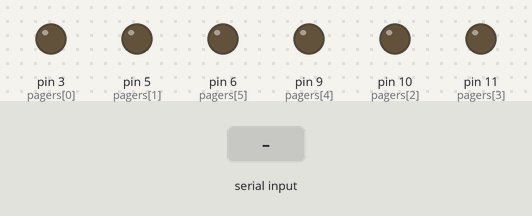
A sketch run on a simulated Arduino Uno, built with avr-gcc and run on an emulated ATmega328P. Parts: output pins drawn as LEDs (lit = HIGH). Inputs (shaded band) come from the test bench.

Above: at 1.2 s.
1.3 s: "1\n" received over Serial
At 2.1 s:
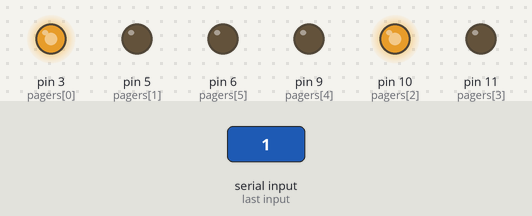
2.8 s: "0\n" received over Serial
At 3.2 s:
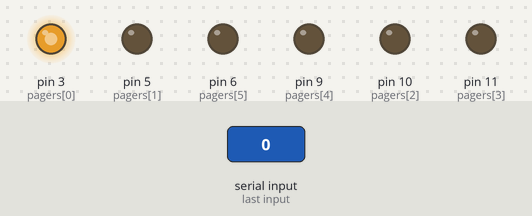
4.3 s: "2\n" received over Serial
At 5.5 s:
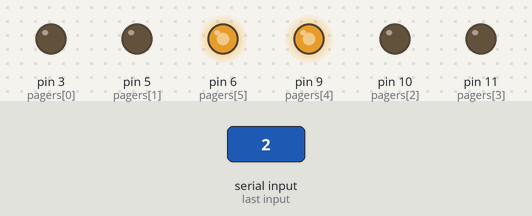
5.8 s: byte 10 (NEW_LINE) received over Serial
At 6.7 s:
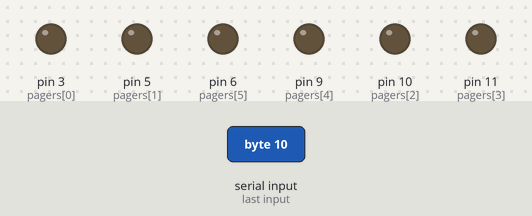
Timing chart, 0 to 8.3 s (numbered marks = the images above; inputs shaded):
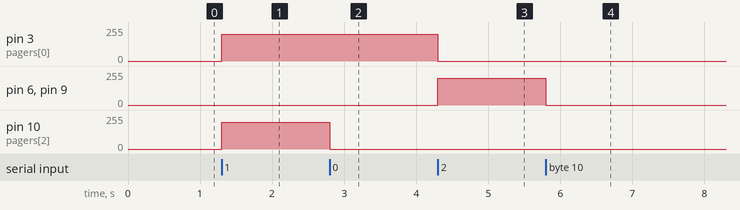

The sketch:

yunPagerWatch.ino
```cpp
//yunPagerWatch.ino

byte chordPatterns[] {1,5,48,56,2,24,33,6,4,14,28,12,40,30,7,18,31,3,16,32,51,45,8,35,54,49,};
//the pattern above is based on a bit of ergo research when braille fell short
//chordPatterns[0] == "a" possition
#define PATTERNSIZE sizeof(chordPatterns)

#define HAPTICTIMING 1000 // haptic char durration
#define PWM 200   // intensity- this is planed for upper/lower

#define MONITOR_MODE   0
#define START_INTERUPT 1 // removes output, zeros play point: messageHandlr
#define CAT_OUT        2 // set message to play : messageHandlr
#define JOB            3 // messageHandlr "is a job set?" argument
#define LINE_SIZE      80   //cause why should a line be longer?
#define TERMINATION    '\0'
#define NEW_LINE       '\n' //determines end of a message in buffer
#define BACKSPACE      8    // output keys

void setup()
{
  Serial.begin(9600);
  pagersUp();
}

void loop()
{
  listenForMessage();// grab potential messages over serial
  messageHandlr(MONITOR_MODE);//async message mangment-interupt with keystroke
}

/******* incoming messages **********************
Serial receive message
************************************************/
void listenForMessage()
{
  while(Serial.available())
  {
    char singleLetter = (char)Serial.read();
    messageHandlr(singleLetter);//fills up the handlr's lineBuffer
    if(singleLetter == NEW_LINE)
    {
      messageHandlr(START_INTERUPT);//In the middle of something? don't care
      messageHandlr(CAT_OUT);// flag to play
      return;
    }
  }
}

boolean messageHandlr(byte mode)
{
  static byte lineBuffer[LINE_SIZE]={};
  static byte pos = 0; // in this way buffer can be no greater than 255
  static boolean playFlag = 0;

  switch(mode)
  {
    case MONITOR_MODE:
      if(playFlag)
      {
        if(lineBuffer[pos]==NEW_LINE)
        {// Check for end case before updating further
          playFlag=0; pos = 0;//reset possition and playflag
          return 0;
        }// END CASE: MESSAGE HAS BEEN PRINTED AND REMOVED
        if(hapticMessage(MONITOR_MODE))//<---Updates Letter display
        {//true == single letter display finished
          hapticMessage(lineBuffer[pos]);       //start next letter vib
          pos++;//increment read possition
        }//false == waiting -> return -> continue main loop
      }//playFlag false == no directive to play ->continue main loop
      //else{patternVibrate(0);}//!!! sys wide release:turn pagers off!!!
      return 0;//in any case return to avoid falling thru
    case START_INTERUPT:// completly interupts message
      if (playFlag)
      {
        pos = 0; playFlag = 0;  //reset possition and playflag
      }
      return 0;
    case CAT_OUT:
      playFlag = 1;
      hapticMessage(lineBuffer[pos]);
      pos++;
      return 0;
    case JOB: return playFlag;
    default://SPACE-Z cases concat into buffer
      if (mode > 128){break;}//ignore special cases
      if (mode == BACKSPACE){ pos--; break;} //delete buffer entry "RECORD"
      lineBuffer[pos] = mode; // assign incoming char to buffer
      if (mode == NEW_LINE){pos = 0;}//done recieving: zero possition
      else {pos++;} // increment write possition for more chars
      if(pos==LINE_SIZE){pos--;}//just take the head till the new line
  }
}

byte charToPattern(byte letter)
{
  if(letter == 32){return 64;}//Express convertion: Space // Space also doubles as the first shift in a chord

  for (byte i=0; i<PATTERNSIZE; i++)
  {// for all of the key mapping
    if ( letter == ('a'+ i) ){return chordPatterns[i];}//return typicall letter patterns
    if ( letter < 58 && letter == ('0' + i) ) {return chordPatterns[i] | 64;} // in numbers shift case return pattern with 6th bit shift
    if ( letter > 32 && letter < 48 && letter == (23 + i) ) {return chordPatterns[i] | 64;}//k-y cases ( !"#$%&'()*+'-./ )return 6th bit shift
    if ( letter < 65 && letter == (':' + i) ) {return chordPatterns[i] | 128;}//               a-g cases  (:;<=>?@ ), return 7th bit shift
    if ( letter > 90 && letter < 97 && letter == (84 + i) ) {return chordPatterns[i] | 128;}// h-m cases  ([\]^_`  ), return 7th bit shift
    if ( letter > 122 && letter < 127 && letter == (110 + i) ) {return chordPatterns[i] | 128;}//n-q cases( {|}~   ), return 7th bit shift
  }
  return 0;
}

byte patternToChar(byte base)
{
  if(base == 128){return 8;}//Express convertion: Backspace // Backspace doubles as second level shift for special chars
  if(base == 64){return 32;}//Express convertion: Space // Space also doubles as the first shift in a chord
  if(base == 63){return 13;}//Express convertion: Cariage return

  for (byte i=0; i<PATTERNSIZE; i++)
  {// for all of the key mapping
    if ( (base & 63) == chordPatterns[i] )
    {//patern match regardless most significant 2 bits // 63 = 0011-1111 // mask the 6th and 7th bit out
      if ((base & 192) == 192){break;}//third level shift *combination holding space and backspace
      if (base & 64)//first level shift *combination with space
      {// 64 = 0100-0000 // if( 6th bit is fliped high )
        //if(lower shift, less than 10th result) {return corrisponding number}
        if(i<10){return '0' + i;} //a-j cases (ascii numbers)
        if(i<25){return 23 + i;}  //k-y cases ( !"#$%&'()*+'-./ )
        if(i==26){break;}         //z case (unassigned)
      }
      if (base & 128)//second level shift *combination with backspace
      {//128 = 1000-0000 // if(7th bit is high)
        if(i<7){return ':' + i;}//a-g cases ( :;<=>?@ )
        if(i<13){return 84 + i;}//h-m cases ( [\]^_`  )
        if(i<17){return 110 + i;}//n-q cases( {|}~    )
        break;                   //other casses unassigned
      }
      return 'a' + i;// return plain char based on possition in the array given no shift
    }
  }
  return 0;
}

//************lower level haptic logic***************
boolean ptimeCheck(uint32_t durration)
{//used for checking an setting timer
  static uint32_t ptimer[2] = { };// create timer to modify
  if(durration)
  {
    ptimer[1]=durration; //set durration
    ptimer[0]=millis();  // note the time set
  }
  else if(millis() - ptimer[0] > ptimer[1]){return true;}
  // if the durration has elapsed
  return false;
}

boolean hapticMessage(byte letter)
{ // updating function; passing a string sets course of action
  static boolean touchPause= 0; // pause between displays

  if(letter)
  {
    ptimeCheck(HAPTICTIMING);//set the time for a letter to display
    patternVibrate(charToPattern(letter));  //start vibrating that letter
    return false;//why bother checking time... we just set it
  }
  //---------- 0 or "monitor" case ------- aka no letter check if done
  if(ptimeCheck(0))
  {               //time to "display" a touch / pause elapsed
    if(touchPause)//given that we are at the pause stage FINAL
    {             //this case allows for a pause after "display"
      touchPause=!touchPause; //prep for next letter
      return true;//Send confirmation this letter has been "played"
    }
    else          //durring the letter buzz phase
    {
      touchPause=!touchPause;    //flag pause time to start
      patternVibrate(0);         //stop letter feedback
      ptimeCheck(HAPTICTIMING/2);//set pause time
    };
  }
  return false;  //signals letter in process of being played
}
```

hardware.ino
```cpp
//----------PINOUT DEFINITIONS-------------------
byte pagers[]=//Pagers //Haptic feedback hardware
{//arangement for the 32u4
  3,5,10,11,9,6,// NOTE ---set the desired button pins here--- NOTE
};//these really need to be assigned in corrispondence with the input pin arrangement
//starting from least significant bit on

#define NUMPAGERS sizeof(pagers)

//------------HARDWARE SETUP --------------------------

void pagersUp()
{ //setup the pager motor pins as outputs
  for (byte set=0;set<NUMPAGERS;set++)
  {
    pinMode(pagers[set], OUTPUT);
  }
}

//-------------- actuating pagers---------------

void patternVibrate(byte pins)//
{
  for (byte i=0; i<NUMPAGERS; i++)
  // !! only the first 6 bits from the least significant are necisarry !!
  {//!! convert to read from least significant bit!!
    if (pins & (1 << i)) // show desired bit (pin)
    { // imagine incoming byte as an array of 8 bits, one for each pager
      analogWrite(pagers[i], PWM);
    }
    else
    {
      analogWrite(pagers[i], 0);
    }
  }
}
```

Measured:
- after the input at 1.3 s, pin 3 (pagers[0]), pin 10 (pagers[2]): 0/255 → 200/255 at once
- after the input at 2.8 s, pin 10 (pagers[2]): 200/255 → 0/255 at once
- after the input at 4.3 s, pin 3 (pagers[0]): 200/255 → 0/255 at once; pin 6 (pagers[5]), pin 9 (pagers[4]): 0/255 → 200/255 at once
- after the input at 5.8 s, pin 6 (pagers[5]), pin 9 (pagers[4]): 200/255 → 0/255 at once
